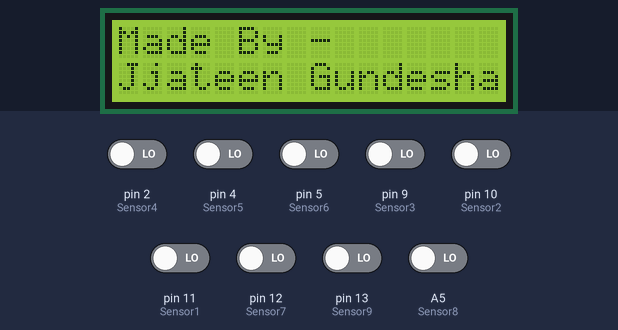
This sketch was run on a simulated Arduino Uno, built with avr-gcc and run on an emulated ATmega328P. Shown: 16×2 character LCD. The test bench sets the inputs (shaded band); at power-on: A5 (Sensor8), pin 2 (Sensor4), pin 4 (Sensor5), pin 5 (Sensor6), pin 9 (Sensor3), pin 10 (Sensor2), pin 11 (Sensor1), pin 12 (Sensor7), pin 13 (Sensor9) LOW.

Above: at 0.1 s.
At 3.1 s:
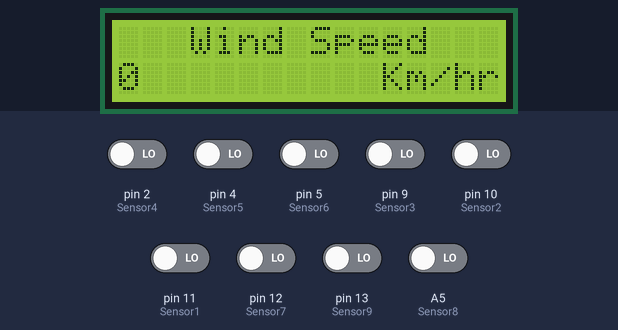

The sketch:

Wind_Direction_and_Speed.ino
```cpp
#include <LiquidCrystal.h>

LiquidCrystal lcd(A0, A1, A2, A3, A4, 3);

#define Sensor1 11
#define Sensor2 10
#define Sensor3 9
#define Sensor4 2
#define Sensor5 4
#define Sensor6 5
#define Sensor7 12
#define Sensor8 A5
#define Sensor9 13

float t, t1, t2;
float windSpeed;

bool state = true;
bool count = true;

int S1 = 0;
int S2 = 0;
int S3 = 0;
int S4 = 0;
int S5 = 0;
int S6 = 0;
int S7 = 0;
int S8 = 0;
int S9 = 0;

void setup() {
  Serial.begin(9600);  // start serial for output
  lcd.begin(16, 2);
  pinMode(Sensor1, INPUT);
  pinMode(Sensor2, INPUT);
  pinMode(Sensor3, INPUT);
  pinMode(Sensor4, INPUT);
  pinMode(Sensor5, INPUT);
  pinMode(Sensor6, INPUT);
  pinMode(Sensor7, INPUT);
  pinMode(Sensor8, INPUT);
  pinMode(Sensor9, INPUT);

  lcd.setCursor(0, 0);
  lcd.print("Made By -");
  lcd.setCursor(0, 1);
  lcd.print("Jjateen Gundesha");
  delay(3000);
  lcd.clear();
}

void loop() {

  if (state == 0)
  {
    if (count == 0)
    {
      readSensor();

      if (S9 == 1)
      {
        t2 = millis();
        t = t2 - t1;
        t = t / 1000;
        windSpeed = (2 * 3.1416 * 0.00014922499901 * 3600) / t ;
        lcd.setCursor(3, 0);
        lcd.print("Wind Speed ");
                lcd.setCursor(0, 1);
        lcd.print(windSpeed);
        lcd.setCursor(11,1);
        lcd.print("Km/hr");
        count = true;
      }
    }

    else {
      readSensor();

      if (S9 == 0)
      {
        t1 = millis();
        count = false;
      }
    }
  }
  else
  {
    readSensor();

//   Serialprint();
    if (S9 == 1)
    {
      state = 0;
    }
    lcd.setCursor(3, 0);
    lcd.print("Wind Speed ");
       lcd.setCursor(0, 1);
    lcd.print("0 ");
  lcd.setCursor(11,1);
        lcd.print("Km/hr");
  }
}

void readSensor()
{
  S1 = digitalRead(Sensor1);
  S2 = digitalRead(Sensor2);
  S3 = digitalRead(Sensor3);
  S4 = digitalRead(Sensor4);
  S5 = digitalRead(Sensor5);
  S6 = digitalRead(Sensor6);
  S7 = digitalRead(Sensor7);
  S8 = digitalRead(Sensor8);
  S9 = digitalRead(Sensor9);
}

void winddirect()
{
  if (S7 == 1)
  {
    lcd.setCursor(10, 1);
    lcd.print("0");
    lcd.write(223);
    lcd.print("N   ");
  }
  else if (S8 == 1)
  {
    lcd.setCursor(10, 1);
    lcd.print("45");
    lcd.write(223);
    lcd.print("NE ");
  }
  else if (S1 == 1)
  {
    lcd.setCursor(10, 1);
    lcd.print("90");
    lcd.write(223);
    lcd.print("E  ");
  }

  else if (S2 == 1)
  {
    lcd.setCursor(10, 1);
    lcd.print("135");
    lcd.write(223);
    lcd.print("SE");
  }
  else if (S3 == 1)
  {
    lcd.setCursor(10, 1);
    lcd.print("180");
    lcd.write(223);
    lcd.print("S ");
  }
  else if (S4 == 1)
  {
    lcd.setCursor(10, 1);
    lcd.print("225");
    lcd.write(223);
    lcd.print("SW");
  }
  else if (S5 == 1)
  {
    lcd.setCursor(10, 1);
    lcd.print("270");
    lcd.write(223);
    lcd.print("W ");
  }
  else if (S6 == 1)
  {
    lcd.setCursor(10, 1);
    lcd.print("315");
    lcd.write(223);
    lcd.print("NW");
  }

}

void Serialprint()
{
  Serial.print(S1);
  lcd.setCursor(0, 0);
  lcd.print(S1);
  Serial.print("\t");
  lcd.setCursor(1, 0);
  Serial.print(S2);
  lcd.print(S2);
  Serial.print("\t");
  lcd.setCursor(2, 0);
  Serial.print(S3);
  lcd.print(S3);
  Serial.print("\t");
  Serial.print(S4);
  lcd.print(S4);
  Serial.print("\t");
  Serial.print(S5);
  lcd.print(S5);
  Serial.print("\t");
  Serial.print(S6);
  lcd.print(S6);
  Serial.print("\t");
  Serial.print(S7);
  lcd.print(S7);
  Serial.print("\t");
  Serial.print(S8);
  lcd.print(S8);
  Serial.print("\t");
  Serial.print(S9);
  lcd.print(S9);
  Serial.println("\t");
}
```
